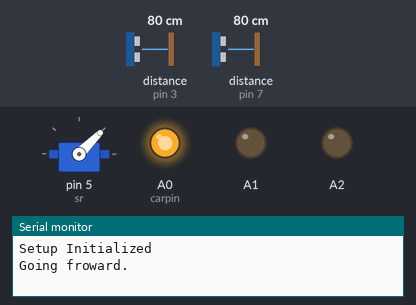
The sketch below on a simulated Arduino Uno, built with avr-gcc and run on an emulated ATmega328P. Parts: servo, output pins drawn as LEDs (lit = HIGH), the last lines printed to the serial monitor. Wiring (inferred from the names in the program): 2 × ultrasonic range finder: trigger pin 2, echo pin 3 / trigger pin 6, echo pin 7. Dashed ring = blinking. The test bench sets the inputs (shaded band); at power-on: distance to the obstacle (sensors on pin 3, pin 7) 80 cm. The echo pulse lasts 58.3 µs per cm; no radio packets arrive unless stated; pins used as bus, display or sensor lines are not drawn.

Above: at 1.2 s.
1.3 s: distance to the obstacle (sensor on pin 3) set to 18 cm
At 1.75 s:
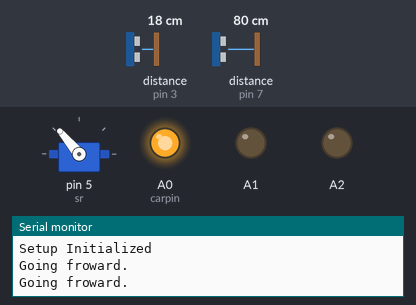
4.3 s: distance to the obstacle (sensor on pin 3) set to 14 cm
At 5.56 s:
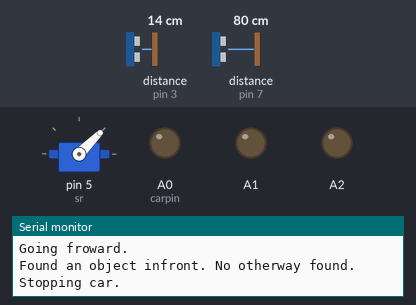
At 6.1 s:
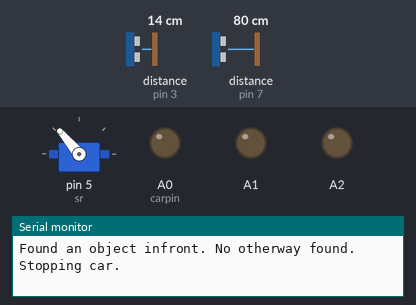
7.3 s: distance to the obstacle (sensor on pin 7) set to 299 cm
10.3 s: distance to the obstacle (sensor on pin 7) set to 132 cm
13.3 s: distance to the obstacle (sensor on pin 3) set to 35 cm
At 15.9 s:
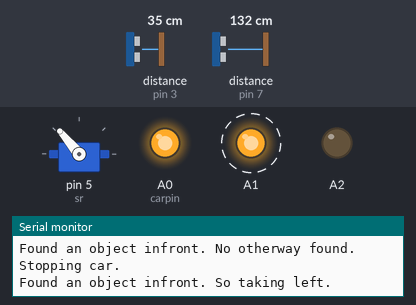
16.3 s: distance to the obstacle (sensor on pin 3) set to 2 cm
Timing chart, 0 to 20.3 s (numbered marks = the images above; inputs shaded):
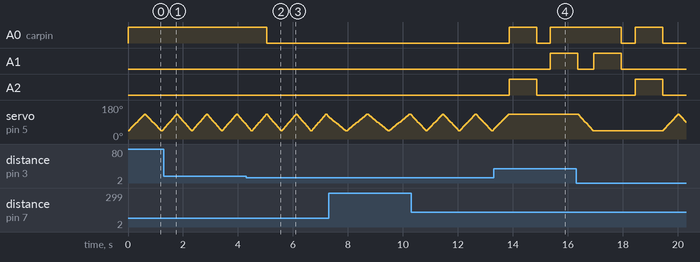

Measured:
- the behaviour switches between 16 and 15 cm on distance to the obstacle (sensor on pin 3) (found by bisection; images 1 and 2)
- after the input at 4.3 s, A0 (carpin): HIGH → LOW after 0.75 s
- after the input at 13.3 s, A0 (carpin): LOW → HIGH after 0.56 s, → LOW 1.0 s later, → HIGH 0.50 s later; A1: LOW → HIGH after 2.1 s; A2: LOW → HIGH after 0.56 s, → LOW 1.0 s later; servo on pin 5 (sr): goes on until 13.8 s, then stays 130°

The sketch:

radar_station.ino
```cpp
#include <SPI.h>
#include "RF24.h"
#include <Servo.h>

RF24 nrf (8, 10);
struct package
{
  int angle;
  char name[20] = "rajacar";
  int d1;
  int d2;
};

int b;
int dr[18];
int dui;
int flag=0;

typedef struct package Package;
Package data;
int carpin = A0;

Servo sr;
int const trigPin1 = 6;
int const echoPin1 = 7;
int const trigPin2 = 2;
int const echoPin2 = 3;
int duration, distance;

void setup()
{
  sr.attach(5);
  sr.write(90);
  Serial.begin(9600);
  pinMode(trigPin1, OUTPUT);
  pinMode(echoPin1, INPUT);
  pinMode(trigPin2, OUTPUT);
  pinMode(echoPin2, INPUT);
  pinMode(A0, OUTPUT);
  pinMode(A1, OUTPUT);
  pinMode(A2, OUTPUT);
  nrf.begin();
  nrf.setChannel(115);
  nrf.setPALevel(RF24_PA_MIN);
  nrf.setDataRate( RF24_250KBPS );
  goforward();
  Serial.println("Setup Initialized");
}

int getdist(int trigPin, int echoPin){

  distance = 0;
  duration = 0;
  digitalWrite(trigPin, HIGH);
  delay(1);
  digitalWrite(trigPin, LOW);
  duration = pulseIn(echoPin, HIGH);
  distance = (duration/2)*0.034;
  delay(10);
  return abs(distance);
}

void turnright(float ag){
  analogWrite(A1, 0);
  analogWrite(A2, 255);
  analogWrite(A0, 255);
  delay(1000/ag);
  analogWrite(A0, 0);
  analogWrite(A1, 0);
  analogWrite(A2, 0);
}

void turnleft(float ag){
  analogWrite(A1, 255);
  analogWrite(A2, 0);
  analogWrite(A0, 255);
  delay(1000/ag);
  analogWrite(A0, 0);
  analogWrite(A1, 0);
  analogWrite(A2, 0);
}

void tiltright(float ag){
  turnright(ag);
  delay(500/ag);
  turnleft(ag);
}

void tiltleft(float ag){
  turnleft(ag);
  delay(500/ag);
  turnright(ag);
}

void goforward(){
  analogWrite(A0, 255);
}

void stop_car(){
  analogWrite(A0, 0);
}

void checkobj(int dist[]){
//  int ma=0, mai=0;
//  for(int j = 0; j<18; j++)
//    {
//      if(dist[j] > ma)
//      {
//        ma = dist[j];
//        mai = j;
//      }
//    }
//
//  Serial.print(ma);
//  Serial.print(", ");
//  Serial.println(mai);
//  b = 1 + ((mai-9)*(mai-9)/9);
//  if(ma<=15)
//    {
//      Serial.println("Going forward");
//      stop_car();
//    }
//  else
//  {
//    if(mai>7 & mai<11)
//      {
//        Serial.println("Going forward");
//        sr.write(mai*5+45);
//        if(getdist(trigPin2,echoPin2)>15)
//          goforward();
//      }
//    else if(mai>=0 & mai<8)
//      {
//        Serial.println("Going left");
//        sr.write(mai*5+45);
//        if(getdist(trigPin2,echoPin2)>15)
//          tiltleft(b);
//      }
//    else if(mai>=11 & mai<18)
//      {
//        Serial.println("Going right");
//        sr.write(mai*5+45);
//        if(getdist(trigPin2,echoPin2)>15)
//          tiltright(b);
//      }
//  }
  int lf=0, rf=0;
  for(int j=8;j<11; j++)
  {
    if(dist[j]<15)
    {
      flag = 1;
    }
  }
  for(int j=0;j<8; j++)
  {
    if(dist[j]<15)
    {
      rf = 1;
    }
  }
  for(int j=11;j<18; j++)
  {
    if(dist[j]<15)
    {
      lf = 1;
    }
  }
  if(flag==0)
  {
    if(rf==1 & lf==1)
    {
      Serial.println("Going forward");
      goforward();
    }
    else if(rf==1)
    {
      Serial.println("Found an object at right, so taking left.");
      b = 1 + ((11-9)*(11-9)/9);
      tiltleft(b);
    }
    else if(lf==1)
    {
      Serial.println("Found an object at left, so taking right.");
      b = 1 + ((11-9)*(11-9)/9);
      tiltright(b);
    }
    else
    {
      Serial.println("Going froward.");
      goforward();
    }
  }
  else
  {
    Serial.print("Found an object infront. ");
    if(rf==0)
    {
      Serial.println("So taking right .");
      tiltright(b);
      goforward();
      flag = 0;
    }
    else if(lf==0)
    {
      Serial.println("So taking left.");
      b = 1 + ((11-9)*(11-9)/9);
      tiltright(b);
      goforward();
      flag = 0;
    }
    else if(lf==1 & rf==1)
    {
      Serial.println("No otherway found. Stopping car.");
      stop_car();
      flag=1;
    }
  }
}

void loop()
{
  for (int i=45;i<135;i+=5){
    sr.write(i);
    data.angle = i;
    data.d1 = getdist(trigPin1,echoPin1);
    data.d2 = getdist(trigPin2,echoPin2);
    dr[(i-45)/5] = data.d2;
    WriteData();
//    delay(50);
  }
  checkobj(dr);
  for (int i=130;i>=45;i-=5){
    sr.write(i);
    data.angle = i;
    data.d1 = getdist(trigPin1,echoPin1);
    data.d2 = getdist(trigPin2,echoPin2);
    WriteData();
//    delay(50);
  }
  checkobj(dr);
//     ReadData();
}

void WriteData()
{
  nrf.stopListening();
  nrf.openWritingPipe( 0xF0F0F0F0AA);
  nrf.write(&data, sizeof(data));
}

void ReadData()
{
nrf.openReadingPipe(1, 0xF0F0F0F066);
  nrf.startListening();
  if ( nrf.available())
  {
    while (nrf.available())
    {
      nrf.read( &data, sizeof(data) );
    }
    Serial.print("\nReceived:");
    Serial.println(data.angle);
    Serial.println(data.d1);
    Serial.println(data.d2);
  }
}
```
